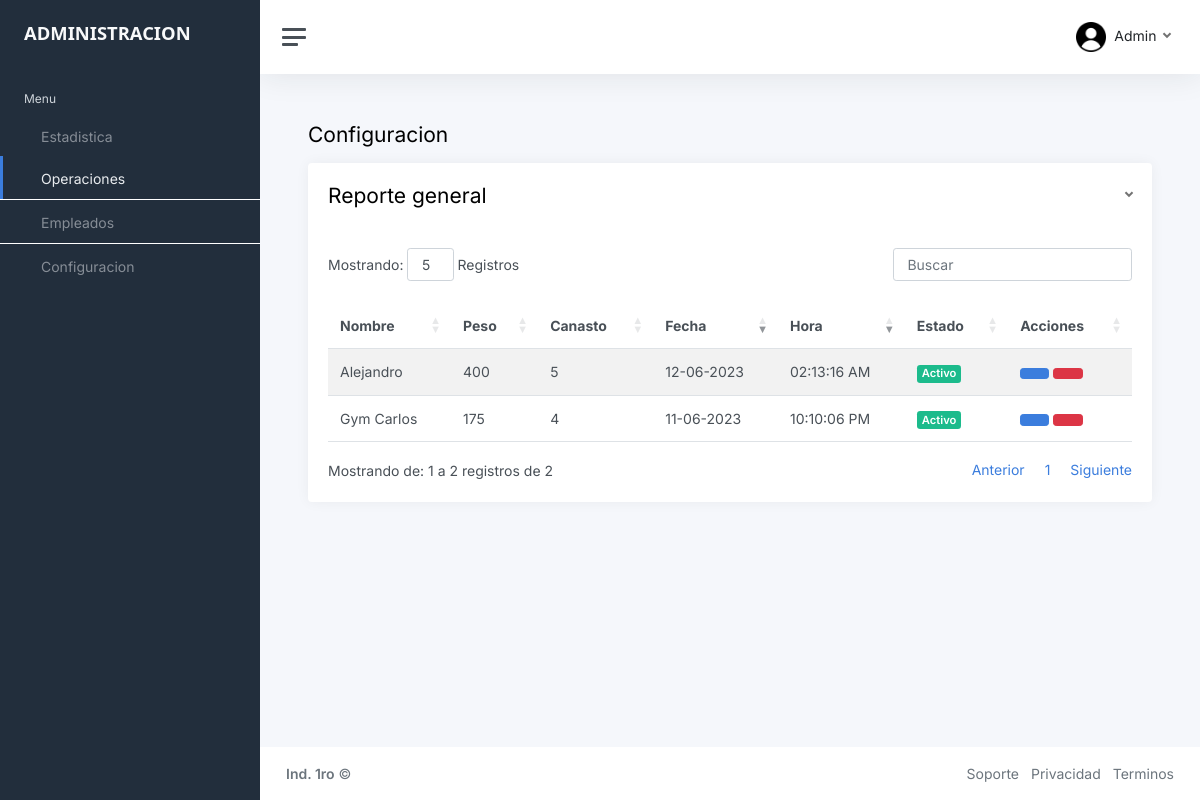
Page /doc/c_operaciones/reporte_general.php (signed in) on the committed database.
### tables this page shows
CREATE TABLE `tbl_operaciones` (
  `Id_operacion` int(11) NOT NULL,
  `Id_empleado` int(11) NOT NULL,
  `Peso` float NOT NULL,
  `Canasto` float NOT NULL,
  `Fecha` date NOT NULL,
  `Hora` time NOT NULL DEFAULT current_timestamp(),
  `Estado` varchar(30) NOT NULL
);

CREATE TABLE `tbl_empleados` (
  `Id_empleado` int(11) NOT NULL,
  `Nombre` varchar(30) NOT NULL,
  `Apellido` varchar(30) NOT NULL,
  `Estado` varchar(12) NOT NULL
);

### doc/c_operaciones/reporte_general.php (the view, shortened to what this page needs)
<?php include('../../conexiones/conexion.php');
if (isset($_GET['entre'])) {
    $fecha1 = $_POST['fecha1'];
    $fecha2 = $_POST['fecha2'];
    $sql = "SELECT Id_operacion, Nombre, Peso, Canasto, (DATE_FORMAT(Fecha, '%d-%m-%Y')) AS Fecha, (DATE_FORMAT(Hora, '%h:%i:%s %p')) AS Hora, tbl_operaciones.Estado AS Estado FROM tbl_operaciones, tbl_empleados WHERE tbl_empleados.Id_empleado = tbl_operaciones.Id_empleado AND Fecha >= '$fecha1' AND Fecha <= '$fecha2'";
    $resultado = mysqli_query($conexion, $sql);
} else {
    $sql = "SELECT Id_operacion, Nombre, Peso, Canasto, (DATE_FORMAT(Fecha, '%d-%m-%Y')) AS Fecha, (DATE_FORMAT(Hora, '%h:%i:%s %p')) AS Hora, tbl_operaciones.Estado AS Estado FROM tbl_operaciones, tbl_empleados WHERE tbl_empleados.Id_empleado = tbl_operaciones.Id_empleado";
    $resultado = mysqli_query($conexion, $sql);
}
?>
<?php include('asset/header.php') ?>
<main class="content">
    <div class="container-fluid p-0">
        <h1 class="h3 mb-3">Configuracion</h1>
        <div class="row">
            <div class="col-12">
                <div class="card">
                    <div class="card-body">
                        <div class="row pb-4">
                            <div class="col-6">
                                <h1 class="h3 mb-3">Reporte general</h1>
                            </div>
                            <div class="d-flex justify-content-end col-6">
                                <form action="?entre" method="post">
                                    <a class="dropdown-toggle" style="color: rgba(0, 0, 0, 0.55);" data-bs-toggle="dropdown"></a>
                                </form>
                            </div>
                        </div>
                        <table id="example" class="table table-striped table-hover my-0">
                            <thead>
                                <tr>
                                    <th class="">Nombre</th>
                                    <th class="">Peso</th>
                                    <th class="">Canasto</th>
                                    <th class="">Fecha</th>
                                    <th class="">Hora</th>
                                    <th class="">Estado</th>
                                    <th class="">Acciones</th>
                                </tr>
                            </thead>
                            <tbody>
                                <?php while ($fila = mysqli_fetch_assoc($resultado)) { ?>
                                    <tr>
                                        <td class=""><?php echo $fila['Nombre'] ?></td>
                                        <td class=""><?php echo $fila['Peso'] ?></td>
                                        <td class=""><?php echo $fila['Canasto'] ?></td>
                                        <td class=""><?php echo $fila['Fecha'] ?></td>
                                        <td class=""><?php echo $fila['Hora'] ?></td>
                                        <?php
                                        if ($fila['Estado'] == 'Activo') {
                                            echo '<td class=""><span class="badge bg-success">' . $fila['Estado'] . '</span></td>';
                                        } else if ($fila['Estado'] == 'Inactivo') {
                                            echo '<td class=""><span class="badge bg-danger">' . $fila['Estado'] . '</span></td>';
                                        };
                                        ?>
                                        <td class="">
                                            <div class="d-flex gap-1">
                                                <a href="asset/edit/edit_general.php?Id_ope=<?php echo $fila['Id_operacion']; ?>"><button class="btn btn-primary" title="Editar"><i class="align-middle" data-feather="edit"></i></button></a>
                                                <a href="../../conexiones/eliminar.php?Id_opeG=<?php echo $fila['Id_operacion']; ?>"><button class="btn btn-danger" title="Eliminar"><i class="align-middle" data-feather="trash-2"></i></button></a>
                                            </div>
                                        </td>
                                    </tr>
                                <?php } ?>
                            </tbody>
                        </table>
                    </div>
                </div>
            </div>
        </div>
    </div>
</main>
<?php include('asset/footer.php') ?>

### doc/c_operaciones/asset/header.php (shortened to what this page needs)
<!DOCTYPE html>
<html lang="en">
<head>
    <link rel="stylesheet" href="asset/datatable/datatables.min.css">
    <link rel="stylesheet" href="asset/datatable/DataTables-1.11.5/css/dataTables.bootstrap4.min.css">
    <link href="../../static/css/app.css" rel="stylesheet" />
</head>
<body>
    <div class="wrapper">
        <nav id="sidebar" class="sidebar js-sidebar">
            <div class="sidebar-content js-simplebar">
                <a class="sidebar-brand" href="../c_estadisticas/estadisticas.php">
                    <span class="align-middle font-system-ui">ADMINISTRACION</span>
                </a>
                <ul class="sidebar-nav">
                    <li class="sidebar-header">Menu</li>
                    <li class="sidebar-item">
                        <a class="sidebar-link" href="../c_estadisticas/estadisticas.php" style="background: #222e3c !important;">
                            <span class="align-middle">Estadistica</span>
                        </a>
                    </li>
                    <li class="sidebar-item active" id="operaciones">
                        <a class="sidebar-link index-2" style="background: #222e3c;">
                            <span class="align-middle">Operaciones</span>
                        </a>
                        <ul class="sidebar-nav">
                            <li class="sidebar-item sidebar-item-sub" id="report_ope">
                                <a class="sidebar-link sidebar-primary text-black bg-white index-1" href="reporte_dia.php">
                                    <span class="align-middle">Reporte del dia</span>
                                </a>
                            </li>
                            <li class="sidebar-item sidebar-item-sub" id="report_ope">
                                <a class="sidebar-link sidebar-primary text-black bg-white" href="reporte_general.php">
                                    <span class="align-middle">Reporte general</span>
                                </a>
                            </li>
                        </ul>
                    </li>
                    <li class="sidebar-item" id="empleados">
                        <a class="sidebar-link index-2" style="background: #222e3c;">
                            <span class="align-middle">Empleados</span>
                        </a>
                        <ul class="sidebar-nav">
                            <li class="sidebar-item sidebar-item-sub" id="report_emp">
                                <a class="sidebar-link sidebar-primary text-black bg-white index-1" href="../c_empleados/empleados.php">
                                    <span class="align-middle">Lista de empleados</span>
                                </a>
                            </li>
                            <li class="sidebar-item sidebar-item-sub" id="report_emp">
                                <a class="sidebar-link sidebar-primary text-black bg-white" href="../c_empleados/nomina.php">
                                    <span class="align-middle">Nomina</span>
                                </a>
                            </li>
                        </ul>
                    </li>
                    <li class="sidebar-item">
                        <a class="sidebar-link" href="../c_config/config.php" style="background: #222e3c !important;">
                            <span class="align-middle">Configuracion</span>
                        </a>
                    </li>
                </ul>
            </div>
        </nav>
        <div class="main">
            <nav class="navbar navbar-expand navbar-light navbar-bg">
                <a class="sidebar-toggle js-sidebar-toggle">
                    <i class="hamburger align-self-center"></i>
                </a>
                <div class="navbar-collapse collapse">
                    <ul class="navbar-nav navbar-align">
                        <li class="nav-item dropdown">
                            <a class="nav-link dropdown-toggle d-none d-sm-inline-block" href="#" data-bs-toggle="dropdown">
                                <img src="../../static/img/avatars/usuario2.png" class="img-fluid rounded me-1" style="width: 30px;" alt="Usuario" />
                                <span class="text-dark text-capitalize">
                                    <?php
                                    if (isset($_SESSION['supervisor'])) {
                                        echo $_SESSION['supervisor'];
                                    }
                                    ?>
                                </span>
                            </a>
                        </li>
                    </ul>
                </div>
            </nav>

### doc/c_operaciones/asset/footer.php (shortened to what this page needs)
            <footer class="footer">
                    <div class="container-fluid">
                        <div class="row text-muted">
                            <div class="col-6 text-start">
                                <p class="mb-0">
                                    <a class="text-muted" href=""
                                        ><strong>Ind. 1ro</strong></a
                                    >
                                    &copy;
                                </p>
                            </div>
                            <div class="col-6 text-end">
                                <ul class="list-inline">
                                    <li class="list-inline-item">
                                        <a class="text-muted" href="">Soporte</a>
                                    </li>
                                    <li class="list-inline-item">
                                        <a class="text-muted" href="">Privacidad</a>
                                    </li>
                                    <li class="list-inline-item">
                                        <a class="text-muted" href="">Terminos</a>
                                    </li>
                                </ul>
                            </div>
                        </div>
                    </div>
                </footer>
            </div>
        </div>
    </body>
</html>

### rows in the picture
tbl_operaciones: Id_empleado.Nombre "Alejandro", Peso "400", Canasto "5", Fecha "12-06-2023", Hora "02:13:16 AM", Estado "Activo"
tbl_operaciones: Id_empleado.Nombre "Gym Carlos", Peso "175", Canasto "4", Fecha "11-06-2023", Hora "10:10:06 PM", Estado "Activo"

### other values in the picture
$_SESSION['supervisor'] "Admin"
